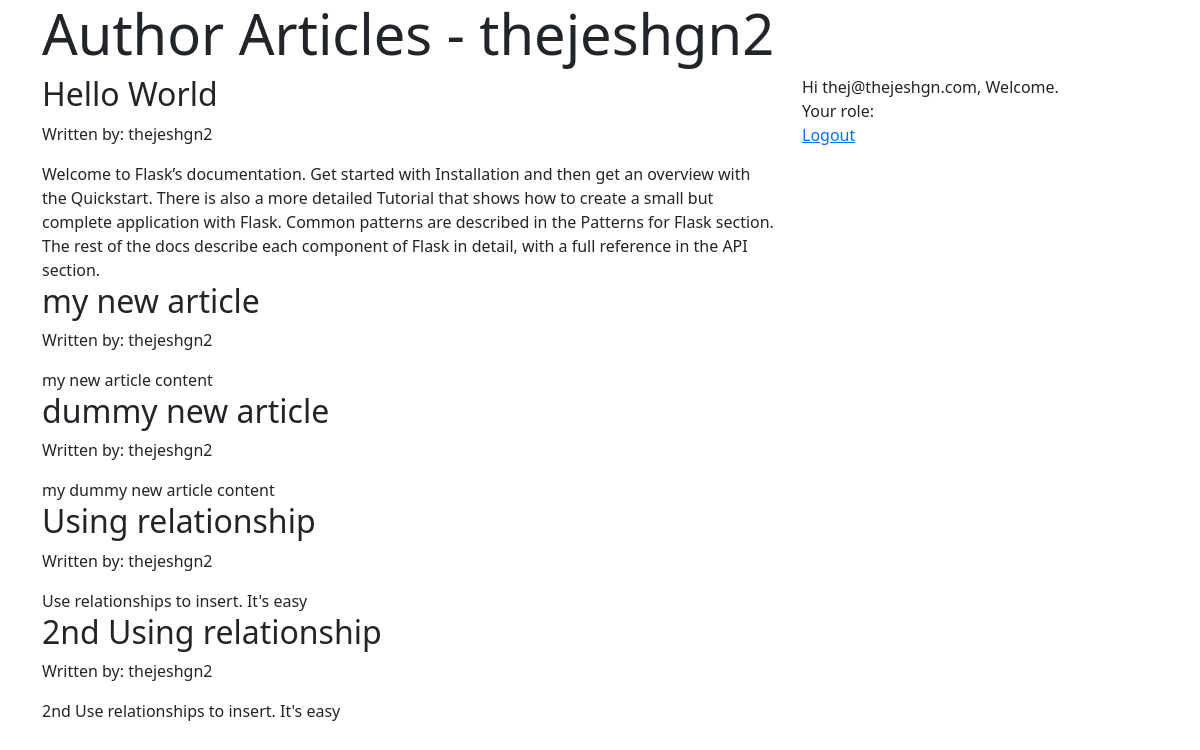
Screenshot of /articles_by/thejeshgn2 (signed in) with the database file from the repository.
### application/models.py (models this page shows)
class Article(db.Model):
    __tablename__ = 'article'
    article_id = db.Column(db.Integer, primary_key=True, autoincrement=True)
    title = db.Column(db.String)
    content = db.Column(db.String)
    authors = db.relationship("User", secondary="article_authors")

class User(db.Model, UserMixin):
    __tablename__ = 'user'
    id = db.Column(db.Integer, autoincrement=True, primary_key=True)
    username = db.Column(db.String, unique=False)
    email = db.Column(db.String, unique=True)
    password = db.Column(db.String(255))
    active = db.Column(db.Boolean())
    fs_uniquifier = db.Column(db.String(255), unique=True, nullable=False)
    roles = db.relationship('Role', secondary=roles_users,backref=db.backref('users', lazy='dynamic'))

### application/controllers.py (the view)
@app.route("/articles_by/<user_name>", methods=["GET", "POST"])
@login_required
def articles_by_author(user_name):
    articles = Article.query.filter(Article.authors.any(username=user_name))
    return render_template("articles_by_author.html", articles=articles, username=user_name)

### templates/articles_by_author.html (shortened to what this page needs)
<!DOCTYPE html>
<html>
    <head>
        <link rel="stylesheet" type="text/css" href="{{ url_for('static', filename='bootstrap/css/bootstrap.min.css') }}"/>
        <link rel="stylesheet" type="text/css" href="{{ url_for('static', filename='style.css') }}"/>
    </head>
    <body>
        <div class="container">
            <div class="jumbotron">
                <h1 class="display-4">Author Articles - {{username}}</h1>
            </div>
            <div class="row">
                <div class="col-md-8">
                    {% for article in articles %}
                        <div>
                            <h2>{{ article["title"]}}</h2>
                            <p>Written by:
                                {% for author in article["authors"] %}
                                    {{ author["username"] }}{% if not loop.last %},{% endif %}
                                {% endfor %}
                            </p>
                            <div>
                                {{ article["content"]}}
                            </div>
                        </div>
                    {% endfor %}
                </div>
                <div class ="col-md-4">
                    {% include 'sidebar.html' %}
                </div>
            </div>
        </div>
    </body>
</html>

### templates/sidebar.html (shortened to what this page needs)
{% if current_user.is_authenticated %}
    Hi {{current_user.email}}, Welcome.
    <br> Your role:
    <br>
    <a href="/logout">Logout</a>
{% else %}
    <a href="/login">Login</a>
{% endif %}

### rows the page displays
Article: title "Hello World", content "Welcome to Flask’s documentation. Get started with Installation and then get an overview with the Quickstart. There is also a more detailed Tutorial that shows how to create a small but complete application with Flask. Common patterns are described in the Patterns for Flask section. The rest of the docs describe each component of Flask in detail, with a full reference in the API section."
User: username "thejeshgn2", email "thej@thejeshgn.com"
Article: title "my new article", content "my new article content"
Article: title "dummy new article", content "my dummy new article content"
Article: title "Using relationship", content "Use relationships to insert. It's easy"
Article: title "2nd Using relationship", content "2nd Use relationships to insert. It's easy"
